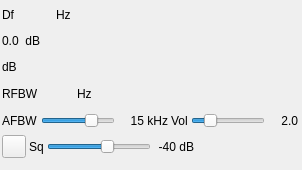
<?xml version="1.0" encoding="UTF-8"?>
<ui version="4.0">
 <class>WFMDemodGUI</class>
 <widget class="RollupContents" name="WFMDemodGUI">
  <property name="geometry">
   <rect>
    <x>0</x>
    <y>0</y>
    <width>302</width>
    <height>170</height>
   </rect>
  </property>
  <property name="sizePolicy">
   <sizepolicy hsizetype="Expanding" vsizetype="Fixed">
    <horstretch>0</horstretch>
    <verstretch>0</verstretch>
   </sizepolicy>
  </property>
  <property name="minimumSize">
   <size>
    <width>302</width>
    <height>170</height>
   </size>
  </property>
  <property name="maximumSize">
   <size>
    <width>560</width>
    <height>170</height>
   </size>
  </property>
  <property name="font">
   <font>
    <family>Liberation Sans</family>
    <pointsize>9</pointsize>
   </font>
  </property>
  <property name="windowTitle">
   <string>WFM Demodulator</string>
  </property>
  <widget class="QWidget" name="settingsContainer" native="true">
   <property name="geometry">
    <rect>
     <x>0</x>
     <y>0</y>
     <width>300</width>
     <height>161</height>
    </rect>
   </property>
   <property name="minimumSize">
    <size>
     <width>300</width>
     <height>0</height>
    </size>
   </property>
   <property name="windowTitle">
    <string>Settings</string>
   </property>
   <layout class="QVBoxLayout" name="verticalLayout">
    <property name="spacing">
     <number>3</number>
    </property>
    <property name="leftMargin">
     <number>2</number>
    </property>
    <property name="topMargin">
     <number>2</number>
    </property>
    <property name="rightMargin">
     <number>2</number>
    </property>
    <property name="bottomMargin">
     <number>2</number>
    </property>
    <item>
     <layout class="QHBoxLayout" name="deltaFreqPowLayout">
      <property name="topMargin">
       <number>2</number>
      </property>
      <item>
       <layout class="QHBoxLayout" name="deltaFreqiencyLayout">
        <item>
         <widget class="QLabel" name="deltaFrequencyLabel">
          <property name="minimumSize">
           <size>
            <width>16</width>
            <height>0</height>
           </size>
          </property>
          <property name="text">
           <string>Df</string>
          </property>
         </widget>
        </item>
        <item>
         <widget class="ValueDialZ" name="deltaFrequency" native="true">
          <property name="sizePolicy">
           <sizepolicy hsizetype="Maximum" vsizetype="Maximum">
            <horstretch>0</horstretch>
            <verstretch>0</verstretch>
           </sizepolicy>
          </property>
          <property name="minimumSize">
           <size>
            <width>32</width>
            <height>16</height>
           </size>
          </property>
          <property name="font">
           <font>
            <family>Liberation Mono</family>
            <pointsize>12</pointsize>
           </font>
          </property>
          <property name="cursor">
           <cursorShape>PointingHandCursor</cursorShape>
          </property>
          <property name="focusPolicy">
           <enum>Qt::StrongFocus</enum>
          </property>
          <property name="toolTip">
           <string>Demod shift frequency from center in Hz</string>
          </property>
         </widget>
        </item>
        <item>
         <widget class="QLabel" name="deltaUnits">
          <property name="text">
           <string>Hz </string>
          </property>
         </widget>
        </item>
       </layout>
      </item>
      <item>
       <spacer name="horizontalSpacer">
        <property name="orientation">
         <enum>Qt::Horizontal</enum>
        </property>
        <property name="sizeHint" stdset="0">
         <size>
          <width>40</width>
          <height>20</height>
         </size>
        </property>
       </spacer>
      </item>
     </layout>
    </item>
    <item>
     <layout class="QHBoxLayout" name="channelPowerLayout">
      <item>
       <widget class="QLabel" name="channelPower">
        <property name="toolTip">
         <string>Channel power</string>
        </property>
        <property name="layoutDirection">
         <enum>Qt::RightToLeft</enum>
        </property>
        <property name="text">
         <string>0.0</string>
        </property>
       </widget>
      </item>
      <item>
       <widget class="QLabel" name="channelPowerUnits">
        <property name="text">
         <string> dB</string>
        </property>
       </widget>
      </item>
      <item>
       <spacer name="horizontalSpacer_3">
        <property name="orientation">
         <enum>Qt::Horizontal</enum>
        </property>
        <property name="sizeHint" stdset="0">
         <size>
          <width>40</width>
          <height>20</height>
         </size>
        </property>
       </spacer>
      </item>
     </layout>
    </item>
    <item>
     <layout class="QHBoxLayout" name="levelMeterLAyout">
      <item>
       <widget class="QLabel" name="channelPowerMeter_2">
        <property name="text">
         <string>dB</string>
        </property>
       </widget>
      </item>
      <item>
       <widget class="LevelMeterSignalDB" name="channelPowerMeter" native="true">
        <property name="sizePolicy">
         <sizepolicy hsizetype="MinimumExpanding" vsizetype="Preferred">
          <horstretch>0</horstretch>
          <verstretch>0</verstretch>
         </sizepolicy>
        </property>
        <property name="minimumSize">
         <size>
          <width>0</width>
          <height>24</height>
         </size>
        </property>
        <property name="font">
         <font>
          <family>Liberation Mono</family>
          <pointsize>8</pointsize>
         </font>
        </property>
        <property name="toolTip">
         <string>Level meter (dB) top trace: average, bottom trace: instantaneous peak, tip: peak hold</string>
        </property>
       </widget>
      </item>
     </layout>
    </item>
    <item>
     <layout class="QHBoxLayout" name="afBandwidthLayout">
      <item>
       <widget class="QLabel" name="rfBWLabel">
        <property name="text">
         <string>RFBW</string>
        </property>
       </widget>
      </item>
      <item>
       <widget class="ValueDial" name="rfBW" native="true">
        <property name="sizePolicy">
         <sizepolicy hsizetype="Maximum" vsizetype="Maximum">
          <horstretch>0</horstretch>
          <verstretch>0</verstretch>
         </sizepolicy>
        </property>
        <property name="minimumSize">
         <size>
          <width>32</width>
          <height>16</height>
         </size>
        </property>
        <property name="font">
         <font>
          <family>Liberation Mono</family>
          <pointsize>12</pointsize>
          <weight>50</weight>
          <bold>false</bold>
         </font>
        </property>
        <property name="toolTip">
         <string>RF Bandwidth (Hz)</string>
        </property>
       </widget>
      </item>
      <item>
       <widget class="QLabel" name="rfBWUnits">
        <property name="text">
         <string>Hz</string>
        </property>
       </widget>
      </item>
      <item>
       <spacer name="horizontalSpacer_2">
        <property name="orientation">
         <enum>Qt::Horizontal</enum>
        </property>
        <property name="sizeHint" stdset="0">
         <size>
          <width>40</width>
          <height>20</height>
         </size>
        </property>
       </spacer>
      </item>
     </layout>
    </item>
    <item>
     <layout class="QHBoxLayout" name="volumeLayout">
      <item>
       <widget class="QLabel" name="afBWLabel">
        <property name="text">
         <string>AFBW</string>
        </property>
       </widget>
      </item>
      <item>
       <widget class="QSlider" name="afBW">
        <property name="toolTip">
         <string>Audio bandwidth</string>
        </property>
        <property name="minimum">
         <number>1</number>
        </property>
        <property name="maximum">
         <number>20</number>
        </property>
        <property name="pageStep">
         <number>1</number>
        </property>
        <property name="value">
         <number>15</number>
        </property>
        <property name="orientation">
         <enum>Qt::Horizontal</enum>
        </property>
       </widget>
      </item>
      <item>
       <widget class="QLabel" name="afBWText">
        <property name="minimumSize">
         <size>
          <width>50</width>
          <height>0</height>
         </size>
        </property>
        <property name="text">
         <string>15 kHz</string>
        </property>
        <property name="alignment">
         <set>Qt::AlignRight|Qt::AlignTrailing|Qt::AlignVCenter</set>
        </property>
       </widget>
      </item>
      <item>
       <widget class="QLabel" name="volumeLabel">
        <property name="text">
         <string>Vol</string>
        </property>
       </widget>
      </item>
      <item>
       <widget class="QSlider" name="volume">
        <property name="toolTip">
         <string>Volume</string>
        </property>
        <property name="maximum">
         <number>100</number>
        </property>
        <property name="pageStep">
         <number>1</number>
        </property>
        <property name="value">
         <number>20</number>
        </property>
        <property name="orientation">
         <enum>Qt::Horizontal</enum>
        </property>
       </widget>
      </item>
      <item>
       <widget class="QLabel" name="volumeText">
        <property name="minimumSize">
         <size>
          <width>30</width>
          <height>0</height>
         </size>
        </property>
        <property name="maximumSize">
         <size>
          <width>30</width>
          <height>16777215</height>
         </size>
        </property>
        <property name="text">
         <string>2.0</string>
        </property>
        <property name="alignment">
         <set>Qt::AlignRight|Qt::AlignTrailing|Qt::AlignVCenter</set>
        </property>
       </widget>
      </item>
     </layout>
    </item>
    <item>
     <layout class="QHBoxLayout" name="squelchLayout">
      <item>
       <widget class="QToolButton" name="audioMute">
        <property name="toolTip">
         <string>Left: audio mute Right: select audio device</string>
        </property>
        <property name="text">
         <string/>
        </property>
        <property name="icon">
         <iconset resource="../../../sdrgui/resources/res.qrc">
          <normaloff>:/sound_on.png</normaloff>
          <normalon>:/sound_off.png</normalon>:/sound_on.png</iconset>
        </property>
        <property name="checkable">
         <bool>true</bool>
        </property>
       </widget>
      </item>
      <item>
       <widget class="QLabel" name="squelchLabel">
        <property name="text">
         <string>Sq</string>
        </property>
       </widget>
      </item>
      <item>
       <widget class="QSlider" name="squelch">
        <property name="toolTip">
         <string>Squelch</string>
        </property>
        <property name="minimum">
         <number>-100</number>
        </property>
        <property name="maximum">
         <number>0</number>
        </property>
        <property name="value">
         <number>-40</number>
        </property>
        <property name="orientation">
         <enum>Qt::Horizontal</enum>
        </property>
       </widget>
      </item>
      <item>
       <widget class="QLabel" name="squelchText">
        <property name="minimumSize">
         <size>
          <width>40</width>
          <height>0</height>
         </size>
        </property>
        <property name="maximumSize">
         <size>
          <width>40</width>
          <height>16777215</height>
         </size>
        </property>
        <property name="text">
         <string>-40 dB</string>
        </property>
        <property name="alignment">
         <set>Qt::AlignRight|Qt::AlignTrailing|Qt::AlignVCenter</set>
        </property>
       </widget>
      </item>
      <item>
       <spacer name="horizontalSpacer_4">
        <property name="orientation">
         <enum>Qt::Horizontal</enum>
        </property>
        <property name="sizeHint" stdset="0">
         <size>
          <width>40</width>
          <height>20</height>
         </size>
        </property>
       </spacer>
      </item>
     </layout>
    </item>
   </layout>
  </widget>
 </widget>
 <customwidgets>
  <customwidget>
   <class>ValueDial</class>
   <extends>QWidget</extends>
   <header>gui/valuedial.h</header>
   <container>1</container>
  </customwidget>
  <customwidget>
   <class>ValueDialZ</class>
   <extends>QWidget</extends>
   <header>gui/valuedialz.h</header>
   <container>1</container>
  </customwidget>
  <customwidget>
   <class>RollupContents</class>
   <extends>QWidget</extends>
   <header>gui/rollupcontents.h</header>
   <container>1</container>
  </customwidget>
  <customwidget>
   <class>LevelMeterSignalDB</class>
   <extends>QWidget</extends>
   <header>gui/levelmeter.h</header>
   <container>1</container>
  </customwidget>
 </customwidgets>
 <resources>
  <include location="../../../sdrgui/resources/res.qrc"/>
 </resources>
 <connections/>
</ui>
